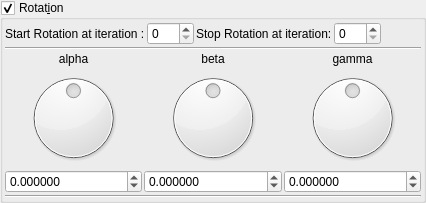
    <widget class="MyGroupBox" name="groupCheck_transf_function_enabledR_false">
     <property name="toolTip">
      <string/>
     </property>
     <property name="title">
      <string>Rotat&amp;ion</string>
     </property>
     <property name="checkable">
      <bool>true</bool>
     </property>
     <layout class="QVBoxLayout" name="verticalLayout_31" stretch="0,0,0">
      <property name="spacing">
       <number>2</number>
      </property>
      <property name="leftMargin">
       <number>2</number>
      </property>
      <property name="topMargin">
       <number>2</number>
      </property>
      <property name="rightMargin">
       <number>2</number>
      </property>
      <property name="bottomMargin">
       <number>2</number>
      </property>
      <item>
       <layout class="QGridLayout" name="gridLayout_67">
        <property name="spacing">
         <number>2</number>
        </property>
        <item row="1" column="0">
         <layout class="QGridLayout" name="gridLayout_66">
          <property name="spacing">
           <number>2</number>
          </property>
          <item row="0" column="3">
           <widget class="MySpinBox" name="spinboxInt_transf_stop_iterations_R">
            <property name="sizePolicy">
             <sizepolicy hsizetype="Minimum" vsizetype="Maximum">
              <horstretch>0</horstretch>
              <verstretch>0</verstretch>
             </sizepolicy>
            </property>
            <property name="maximum">
             <number>250</number>
            </property>
           </widget>
          </item>
          <item row="0" column="2">
           <widget class="QLabel" name="label_248">
            <property name="text">
             <string>Stop Rotation at iteration:</string>
            </property>
           </widget>
          </item>
          <item row="0" column="0">
           <widget class="QLabel" name="label_249">
            <property name="text">
             <string>Start Rotation at iteration :</string>
            </property>
           </widget>
          </item>
          <item row="0" column="1">
           <widget class="MySpinBox" name="spinboxInt_transf_start_iterations_R">
            <property name="sizePolicy">
             <sizepolicy hsizetype="Minimum" vsizetype="Maximum">
              <horstretch>0</horstretch>
              <verstretch>0</verstretch>
             </sizepolicy>
            </property>
            <property name="maximum">
             <number>250</number>
            </property>
           </widget>
          </item>
          <item row="0" column="5">
           <spacer name="horizontalSpacer_36">
            <property name="orientation">
             <enum>Qt::Horizontal</enum>
            </property>
            <property name="sizeHint" stdset="0">
             <size>
              <width>40</width>
              <height>20</height>
             </size>
            </property>
           </spacer>
          </item>
         </layout>
        </item>
       </layout>
      </item>
      <item>
       <layout class="QGridLayout" name="gridLayout_10">
        <property name="spacing">
         <number>2</number>
        </property>
        <item row="4" column="0">
         <widget class="MyDoubleSpinBox" name="spinboxd3_transf_rotation_x">
          <property name="sizePolicy">
           <sizepolicy hsizetype="Minimum" vsizetype="Maximum">
            <horstretch>0</horstretch>
            <verstretch>0</verstretch>
           </sizepolicy>
          </property>
          <property name="prefix">
           <string/>
          </property>
          <property name="suffix">
           <string/>
          </property>
          <property name="decimals">
           <number>6</number>
          </property>
          <property name="minimum">
           <double>-180.000000000000000</double>
          </property>
          <property name="maximum">
           <double>180.000000000000000</double>
          </property>
          <property name="singleStep">
           <double>1.000000000000000</double>
          </property>
         </widget>
        </item>
        <item row="3" column="0">
         <widget class="QDial" name="dial3_transf_rotation_x">
          <property name="minimum">
           <number>-18000</number>
          </property>
          <property name="maximum">
           <number>18000</number>
          </property>
          <property name="wrapping">
           <bool>true</bool>
          </property>
         </widget>
        </item>
        <item row="4" column="2">
         <widget class="MyDoubleSpinBox" name="spinboxd3_transf_rotation_z">
          <property name="sizePolicy">
           <sizepolicy hsizetype="Minimum" vsizetype="Maximum">
            <horstretch>0</horstretch>
            <verstretch>0</verstretch>
           </sizepolicy>
          </property>
          <property name="prefix">
           <string/>
          </property>
          <property name="suffix">
           <string/>
          </property>
          <property name="decimals">
           <number>6</number>
          </property>
          <property name="minimum">
           <double>-180.000000000000000</double>
          </property>
          <property name="maximum">
           <double>180.000000000000000</double>
          </property>
          <property name="singleStep">
           <double>1.000000000000000</double>
          </property>
         </widget>
        </item>
        <item row="2" column="2">
         <widget class="QLabel" name="label_36">
          <property name="text">
           <string>gamma</string>
          </property>
          <property name="alignment">
           <set>Qt::AlignCenter</set>
          </property>
         </widget>
        </item>
        <item row="2" column="1">
         <widget class="QLabel" name="label_34">
          <property name="text">
           <string>beta</string>
          </property>
          <property name="alignment">
           <set>Qt::AlignCenter</set>
          </property>
         </widget>
        </item>
        <item row="2" column="0">
         <widget class="QLabel" name="label_35">
          <property name="text">
           <string>alpha</string>
          </property>
          <property name="alignment">
           <set>Qt::AlignCenter</set>
          </property>
         </widget>
        </item>
        <item row="3" column="1">
         <widget class="QDial" name="dial3_transf_rotation_y">
          <property name="minimum">
           <number>-18000</number>
          </property>
          <property name="maximum">
           <number>18000</number>
          </property>
          <property name="wrapping">
           <bool>true</bool>
          </property>
         </widget>
        </item>
        <item row="3" column="2">
         <widget class="QDial" name="dial3_transf_rotation_z">
          <property name="minimum">
           <number>-18000</number>
          </property>
          <property name="maximum">
           <number>18000</number>
          </property>
          <property name="wrapping">
           <bool>true</bool>
          </property>
         </widget>
        </item>
        <item row="4" column="1">
         <widget class="MyDoubleSpinBox" name="spinboxd3_transf_rotation_y">
          <property name="sizePolicy">
           <sizepolicy hsizetype="Minimum" vsizetype="Maximum">
            <horstretch>0</horstretch>
            <verstretch>0</verstretch>
           </sizepolicy>
          </property>
          <property name="prefix">
           <string/>
          </property>
          <property name="suffix">
           <string/>
          </property>
          <property name="decimals">
           <number>6</number>
          </property>
          <property name="minimum">
           <double>-180.000000000000000</double>
          </property>
          <property name="maximum">
           <double>180.000000000000000</double>
          </property>
          <property name="singleStep">
           <double>1.000000000000000</double>
          </property>
         </widget>
        </item>
        <item row="0" column="0" colspan="3">
         <widget class="Line" name="line">
          <property name="orientation">
           <enum>Qt::Horizontal</enum>
          </property>
         </widget>
        </item>
       </layout>
      </item>
      <item>
       <widget class="Line" name="line_60">
        <property name="orientation">
         <enum>Qt::Horizontal</enum>
        </property>
       </widget>
      </item>
     </layout>
    </widget>
